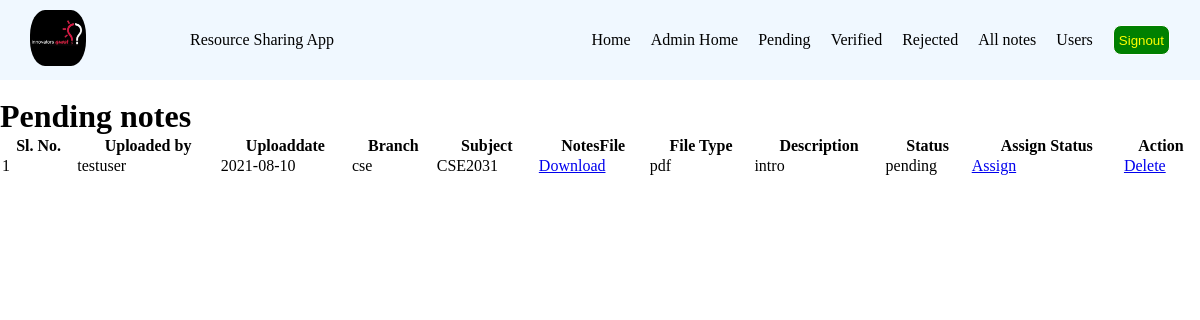
The app's page /pending_notes/ (signed in) with its own data.
### resources/models.py (models this page shows, shortened)
class Note(models.Model):
    author = models.ForeignKey(CustomUser,on_delete=models.CASCADE)
    uploaddata = models.CharField(max_length=30)
    branch = models.CharField(max_length=20)
    subject = models.CharField(max_length=30)
    notesfile = models.FileField()
    filetype = models.CharField(max_length=20)
    description = models.CharField(max_length=200)
    status = models.CharField(max_length=30)

### users/models.py (models this page shows, shortened)
class CustomUser(AbstractUser):
    first_name = models.CharField(max_length=100)
    last_name = models.CharField(max_length=100)
    regno = models.CharField(max_length=10)
    email = models.CharField(max_length=100)
    branch = models.CharField(max_length=30,null=True)

### resources/views.py (the view)
# urls.py: path('pending_notes/',pending_notes,name='pending_notes'),
def pending_notes(request):
    if not request.user.is_authenticated or not request.user.is_staff:
        redirect('admin_login')
    else:
        notes = Note.objects.filter(status='pending')
        d={'notes':notes}
    return render(request,'pending_notes.html',d)

### resources/templates/pending_notes.html
{% extends 'admin_base.html' %}
{% block content %}
<br>
<h1>Pending notes</h1>
<table style="width:100%">
    <tr>
      <th>Sl. No.</th>
      <th>Uploaded by</th>
      <th>Uploaddate</th>
      <th>Branch</th>
      <th>Subject</th>
      <th>NotesFile</th>
      <th>File Type</th>
      <th>Description</th>
      <th>Status</th>
      <th>Assign Status</th>
      <th>Action</th>
    </tr>
    {% for note in notes %}
    <tr>
        <td>{{ forloop.counter }}</td>
        <td>{{ note.author.username }}</td>
        <td>{{ note.uploaddata }}</td>
        <td>{{ note.branch }}</td>
        <td>{{ note.subject }}</td>
        <td><a href="{{ note.notesfile.url }}" download>Download</a></td>
        <td>{{ note.filetype }}</td>
        <td>{{ note.description }}</td>
        <td>{{ note.status }}</td>
        <td><a href="{% url 'assign_status' note.id %}" onclick="return confirm('Are you sure?')">Assign</a></td>
        <td><a href="{% url 'delete_note' note.id %}" onclick="return confirm('Are you sure?')">Delete</a></td>
    </tr>
    {% endfor %}
  </table>
{% endblock content %}

### resources/static/css/base.css (style rules this page uses)
* { margin: 0; padding: 0; }

### records on screen
Note: author.username "testuser", uploaddata "2021-08-10", branch "cse", subject "CSE2031", filetype "pdf", description "intro", status "pending"
